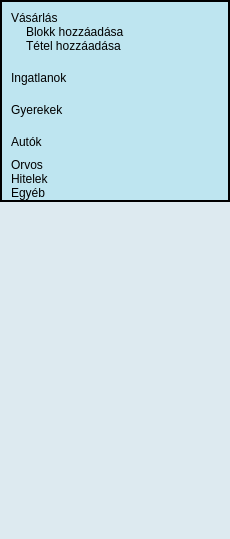
<?xml version="1.0" encoding="UTF-8"?>
<ui version="4.0">
 <class>SubMenuExpenses</class>
 <widget class="QMainWindow" name="SubMenuExpenses">
  <property name="geometry">
   <rect>
    <x>0</x>
    <y>0</y>
    <width>230</width>
    <height>539</height>
   </rect>
  </property>
  <property name="windowTitle">
   <string>MainWindow</string>
  </property>
  <property name="styleSheet">
   <string notr="true">background-color: rgb(221, 234, 240);
</string>
  </property>
  <widget class="QWidget" name="centralwidget">
   <property name="sizePolicy">
    <sizepolicy hsizetype="Preferred" vsizetype="Preferred">
     <horstretch>0</horstretch>
     <verstretch>0</verstretch>
    </sizepolicy>
   </property>
   <property name="styleSheet">
    <string notr="true"/>
   </property>
   <layout class="QVBoxLayout" name="verticalLayout_7">
    <property name="spacing">
     <number>0</number>
    </property>
    <property name="sizeConstraint">
     <enum>QLayout::SetFixedSize</enum>
    </property>
    <property name="leftMargin">
     <number>0</number>
    </property>
    <property name="topMargin">
     <number>0</number>
    </property>
    <property name="rightMargin">
     <number>0</number>
    </property>
    <property name="bottomMargin">
     <number>0</number>
    </property>
    <item>
     <widget class="QFrame" name="frame">
      <property name="sizePolicy">
       <sizepolicy hsizetype="Preferred" vsizetype="Preferred">
        <horstretch>0</horstretch>
        <verstretch>0</verstretch>
       </sizepolicy>
      </property>
      <property name="minimumSize">
       <size>
        <width>230</width>
        <height>539</height>
       </size>
      </property>
      <property name="styleSheet">
       <string notr="true">background-color: rgb(190, 229, 240);
border: 2px solid black;</string>
      </property>
      <property name="frameShape">
       <enum>QFrame::StyledPanel</enum>
      </property>
      <property name="frameShadow">
       <enum>QFrame::Raised</enum>
      </property>
      <layout class="QVBoxLayout" name="verticalLayout_5" stretch="0,0,0,0,0">
       <property name="spacing">
        <number>0</number>
       </property>
       <property name="sizeConstraint">
        <enum>QLayout::SetFixedSize</enum>
       </property>
       <property name="leftMargin">
        <number>0</number>
       </property>
       <property name="topMargin">
        <number>0</number>
       </property>
       <property name="rightMargin">
        <number>0</number>
       </property>
       <property name="bottomMargin">
        <number>0</number>
       </property>
       <item>
        <widget class="QFrame" name="frameShopping">
         <property name="sizePolicy">
          <sizepolicy hsizetype="Preferred" vsizetype="Preferred">
           <horstretch>0</horstretch>
           <verstretch>0</verstretch>
          </sizepolicy>
         </property>
         <property name="minimumSize">
          <size>
           <width>226</width>
           <height>0</height>
          </size>
         </property>
         <property name="styleSheet">
          <string notr="true">border: 0px;</string>
         </property>
         <property name="frameShape">
          <enum>QFrame::StyledPanel</enum>
         </property>
         <property name="frameShadow">
          <enum>QFrame::Raised</enum>
         </property>
         <layout class="QVBoxLayout" name="verticalLayout">
          <property name="sizeConstraint">
           <enum>QLayout::SetMaximumSize</enum>
          </property>
          <item>
           <layout class="QVBoxLayout" name="verticalLayoutMenuShopping" stretch="0,1">
            <property name="spacing">
             <number>0</number>
            </property>
            <property name="sizeConstraint">
             <enum>QLayout::SetFixedSize</enum>
            </property>
            <property name="topMargin">
             <number>0</number>
            </property>
            <property name="bottomMargin">
             <number>0</number>
            </property>
            <item alignment="Qt::AlignRight">
             <widget class="QPushButton" name="menuButtonShopping">
              <property name="sizePolicy">
               <sizepolicy hsizetype="Minimum" vsizetype="Fixed">
                <horstretch>0</horstretch>
                <verstretch>0</verstretch>
               </sizepolicy>
              </property>
              <property name="minimumSize">
               <size>
                <width>0</width>
                <height>0</height>
               </size>
              </property>
              <property name="maximumSize">
               <size>
                <width>16777215</width>
                <height>16777215</height>
               </size>
              </property>
              <property name="layoutDirection">
               <enum>Qt::RightToLeft</enum>
              </property>
              <property name="autoFillBackground">
               <bool>false</bool>
              </property>
              <property name="styleSheet">
               <string notr="true">border: 0px;
font: 700 16pt &quot;Verdana&quot;;
background-color: rgb(190, 229, 240);
text-align: left;
</string>
              </property>
              <property name="text">
               <string>Vásárlás</string>
              </property>
              <property name="icon">
               <iconset resource="resources.qrc">
                <normaloff>:/icons/Resources/arrow-right-icon.png</normaloff>:/icons/Resources/arrow-right-icon.png</iconset>
              </property>
              <property name="flat">
               <bool>true</bool>
              </property>
             </widget>
            </item>
            <item>
             <layout class="QVBoxLayout" name="verticalLayoutSubMenuShopping">
              <property name="spacing">
               <number>0</number>
              </property>
              <property name="sizeConstraint">
               <enum>QLayout::SetFixedSize</enum>
              </property>
              <property name="leftMargin">
               <number>15</number>
              </property>
              <item>
               <widget class="QPushButton" name="pushButtonShoppingReceipt">
                <property name="enabled">
                 <bool>true</bool>
                </property>
                <property name="sizePolicy">
                 <sizepolicy hsizetype="Fixed" vsizetype="Fixed">
                  <horstretch>0</horstretch>
                  <verstretch>0</verstretch>
                 </sizepolicy>
                </property>
                <property name="maximumSize">
                 <size>
                  <width>10000</width>
                  <height>16777215</height>
                 </size>
                </property>
                <property name="layoutDirection">
                 <enum>Qt::LeftToRight</enum>
                </property>
                <property name="styleSheet">
                 <string notr="true">border: 0px;
font: 12pt &quot;Algerian&quot;;
text-align: left;
background-color: rgb(190, 229, 240);</string>
                </property>
                <property name="text">
                 <string>Blokk hozzáadása</string>
                </property>
               </widget>
              </item>
              <item>
               <widget class="QPushButton" name="pushButtonShoppingItem">
                <property name="enabled">
                 <bool>true</bool>
                </property>
                <property name="maximumSize">
                 <size>
                  <width>100000</width>
                  <height>16777215</height>
                 </size>
                </property>
                <property name="styleSheet">
                 <string notr="true">border: 0px;
font: 12pt &quot;Algerian&quot;;
text-align: left;
background-color: rgb(190, 229, 240);</string>
                </property>
                <property name="text">
                 <string>Tétel hozzáadása</string>
                </property>
               </widget>
              </item>
             </layout>
            </item>
           </layout>
          </item>
         </layout>
        </widget>
       </item>
       <item>
        <widget class="QFrame" name="frameHouses">
         <property name="minimumSize">
          <size>
           <width>226</width>
           <height>0</height>
          </size>
         </property>
         <property name="styleSheet">
          <string notr="true">border: 0px;</string>
         </property>
         <property name="frameShape">
          <enum>QFrame::StyledPanel</enum>
         </property>
         <property name="frameShadow">
          <enum>QFrame::Raised</enum>
         </property>
         <layout class="QVBoxLayout" name="verticalLayout_2">
          <property name="sizeConstraint">
           <enum>QLayout::SetFixedSize</enum>
          </property>
          <item>
           <layout class="QVBoxLayout" name="verticalLayoutMenuHouses" stretch="0,1">
            <property name="spacing">
             <number>0</number>
            </property>
            <property name="sizeConstraint">
             <enum>QLayout::SetFixedSize</enum>
            </property>
            <property name="topMargin">
             <number>0</number>
            </property>
            <property name="bottomMargin">
             <number>0</number>
            </property>
            <item alignment="Qt::AlignRight">
             <widget class="QPushButton" name="menuButtonHouses">
              <property name="layoutDirection">
               <enum>Qt::RightToLeft</enum>
              </property>
              <property name="styleSheet">
               <string notr="true">border: 0px;
text-align: left;
font: 700 16pt &quot;Verdana&quot;;
background-color: rgb(190, 229, 240);</string>
              </property>
              <property name="text">
               <string>Ingatlanok</string>
              </property>
              <property name="icon">
               <iconset resource="resources.qrc">
                <normaloff>:/icons/Resources/arrow-right-icon.png</normaloff>:/icons/Resources/arrow-right-icon.png</iconset>
              </property>
              <property name="flat">
               <bool>true</bool>
              </property>
             </widget>
            </item>
            <item>
             <layout class="QVBoxLayout" name="verticalLayoutSubMenuHouses">
              <property name="spacing">
               <number>0</number>
              </property>
              <property name="leftMargin">
               <number>15</number>
              </property>
             </layout>
            </item>
           </layout>
          </item>
         </layout>
        </widget>
       </item>
       <item>
        <widget class="QFrame" name="frameChildren">
         <property name="minimumSize">
          <size>
           <width>226</width>
           <height>0</height>
          </size>
         </property>
         <property name="styleSheet">
          <string notr="true">border: 0px;</string>
         </property>
         <property name="frameShape">
          <enum>QFrame::StyledPanel</enum>
         </property>
         <property name="frameShadow">
          <enum>QFrame::Raised</enum>
         </property>
         <layout class="QVBoxLayout" name="verticalLayout_3">
          <property name="sizeConstraint">
           <enum>QLayout::SetFixedSize</enum>
          </property>
          <item>
           <layout class="QVBoxLayout" name="verticalLayoutMenuChildren" stretch="0,1">
            <property name="spacing">
             <number>0</number>
            </property>
            <property name="sizeConstraint">
             <enum>QLayout::SetFixedSize</enum>
            </property>
            <property name="topMargin">
             <number>0</number>
            </property>
            <property name="bottomMargin">
             <number>0</number>
            </property>
            <item alignment="Qt::AlignRight">
             <widget class="QPushButton" name="menuButtonChildren">
              <property name="layoutDirection">
               <enum>Qt::RightToLeft</enum>
              </property>
              <property name="styleSheet">
               <string notr="true">border: 0px;
text-align: left;
font: 700 16pt &quot;Verdana&quot;;
background-color: rgb(190, 229, 240);</string>
              </property>
              <property name="text">
               <string>Gyerekek</string>
              </property>
              <property name="icon">
               <iconset resource="resources.qrc">
                <normaloff>:/icons/Resources/arrow-right-icon.png</normaloff>:/icons/Resources/arrow-right-icon.png</iconset>
              </property>
              <property name="flat">
               <bool>true</bool>
              </property>
             </widget>
            </item>
            <item>
             <layout class="QVBoxLayout" name="verticalLayoutSubMenuChildren">
              <property name="spacing">
               <number>0</number>
              </property>
              <property name="leftMargin">
               <number>15</number>
              </property>
             </layout>
            </item>
           </layout>
          </item>
         </layout>
        </widget>
       </item>
       <item>
        <widget class="QFrame" name="frameCars">
         <property name="sizePolicy">
          <sizepolicy hsizetype="Minimum" vsizetype="Preferred">
           <horstretch>0</horstretch>
           <verstretch>0</verstretch>
          </sizepolicy>
         </property>
         <property name="minimumSize">
          <size>
           <width>226</width>
           <height>0</height>
          </size>
         </property>
         <property name="styleSheet">
          <string notr="true">border: 0px;</string>
         </property>
         <property name="frameShape">
          <enum>QFrame::StyledPanel</enum>
         </property>
         <property name="frameShadow">
          <enum>QFrame::Raised</enum>
         </property>
         <layout class="QVBoxLayout" name="verticalLayout_4">
          <property name="sizeConstraint">
           <enum>QLayout::SetFixedSize</enum>
          </property>
          <item>
           <layout class="QVBoxLayout" name="verticalLayoutMenuCars" stretch="0,1">
            <property name="spacing">
             <number>0</number>
            </property>
            <property name="sizeConstraint">
             <enum>QLayout::SetFixedSize</enum>
            </property>
            <property name="topMargin">
             <number>0</number>
            </property>
            <property name="bottomMargin">
             <number>0</number>
            </property>
            <item alignment="Qt::AlignRight">
             <widget class="QPushButton" name="menuButtonCars">
              <property name="layoutDirection">
               <enum>Qt::RightToLeft</enum>
              </property>
              <property name="styleSheet">
               <string notr="true">border: 0px;
text-align: left;
font: 700 16pt &quot;Verdana&quot;;
background-color: rgb(190, 229, 240);</string>
              </property>
              <property name="text">
               <string>Autók</string>
              </property>
              <property name="icon">
               <iconset resource="resources.qrc">
                <normaloff>:/icons/Resources/arrow-right-icon.png</normaloff>:/icons/Resources/arrow-right-icon.png</iconset>
              </property>
              <property name="flat">
               <bool>true</bool>
              </property>
             </widget>
            </item>
            <item>
             <layout class="QVBoxLayout" name="verticalLayoutSubMenuCars">
              <property name="spacing">
               <number>0</number>
              </property>
              <property name="leftMargin">
               <number>15</number>
              </property>
             </layout>
            </item>
           </layout>
          </item>
         </layout>
        </widget>
       </item>
       <item>
        <widget class="QFrame" name="frameOthers">
         <property name="sizePolicy">
          <sizepolicy hsizetype="Minimum" vsizetype="Preferred">
           <horstretch>0</horstretch>
           <verstretch>0</verstretch>
          </sizepolicy>
         </property>
         <property name="minimumSize">
          <size>
           <width>226</width>
           <height>0</height>
          </size>
         </property>
         <property name="styleSheet">
          <string notr="true">border: 0px;</string>
         </property>
         <property name="frameShape">
          <enum>QFrame::StyledPanel</enum>
         </property>
         <property name="frameShadow">
          <enum>QFrame::Raised</enum>
         </property>
         <layout class="QVBoxLayout" name="verticalLayout_6" stretch="0,0,1">
          <property name="spacing">
           <number>0</number>
          </property>
          <property name="sizeConstraint">
           <enum>QLayout::SetFixedSize</enum>
          </property>
          <property name="leftMargin">
           <number>9</number>
          </property>
          <property name="topMargin">
           <number>0</number>
          </property>
          <property name="rightMargin">
           <number>0</number>
          </property>
          <property name="bottomMargin">
           <number>0</number>
          </property>
          <item>
           <widget class="QPushButton" name="menuButtonHealthCare">
            <property name="styleSheet">
             <string notr="true">border: 0px;
text-align: left;
font: 700 16pt &quot;Verdana&quot;;
background-color: rgb(190, 229, 240);</string>
            </property>
            <property name="text">
             <string>Orvos</string>
            </property>
            <property name="flat">
             <bool>true</bool>
            </property>
           </widget>
          </item>
          <item>
           <widget class="QPushButton" name="menuButtonCredits">
            <property name="styleSheet">
             <string notr="true">border: 0px;
text-align: left;
font: 700 16pt &quot;Verdana&quot;;
background-color: rgb(190, 229, 240);</string>
            </property>
            <property name="text">
             <string>Hitelek</string>
            </property>
            <property name="flat">
             <bool>true</bool>
            </property>
           </widget>
          </item>
          <item>
           <widget class="QPushButton" name="menuButtonOther">
            <property name="styleSheet">
             <string notr="true">background-color: rgb(190, 229, 240);
border: 0px;
text-align: left;
font: 700 16pt &quot;Verdana&quot;;</string>
            </property>
            <property name="text">
             <string>Egyéb</string>
            </property>
            <property name="flat">
             <bool>true</bool>
            </property>
           </widget>
          </item>
         </layout>
        </widget>
       </item>
      </layout>
     </widget>
    </item>
   </layout>
  </widget>
 </widget>
 <resources>
  <include location="resources.qrc"/>
 </resources>
 <connections/>
</ui>
